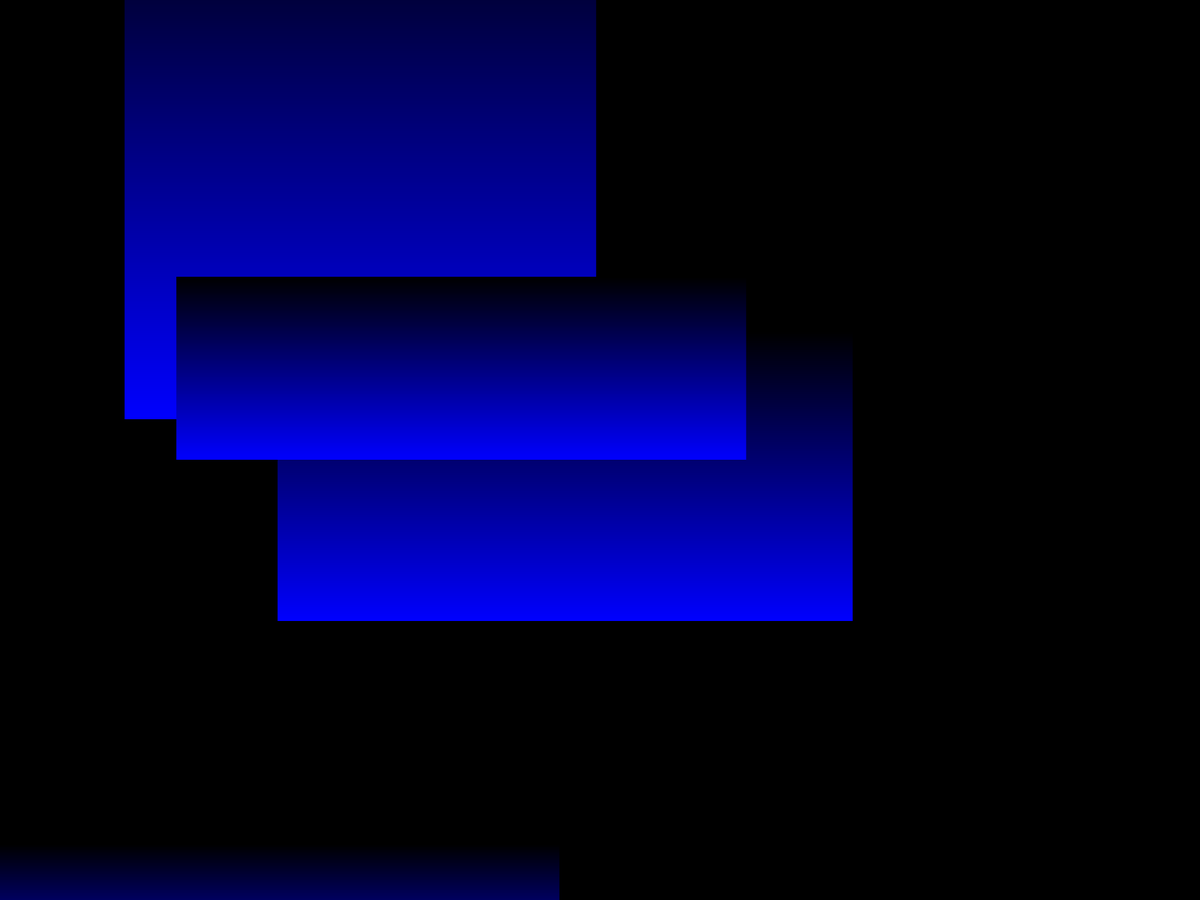
Frame 1 (no input)
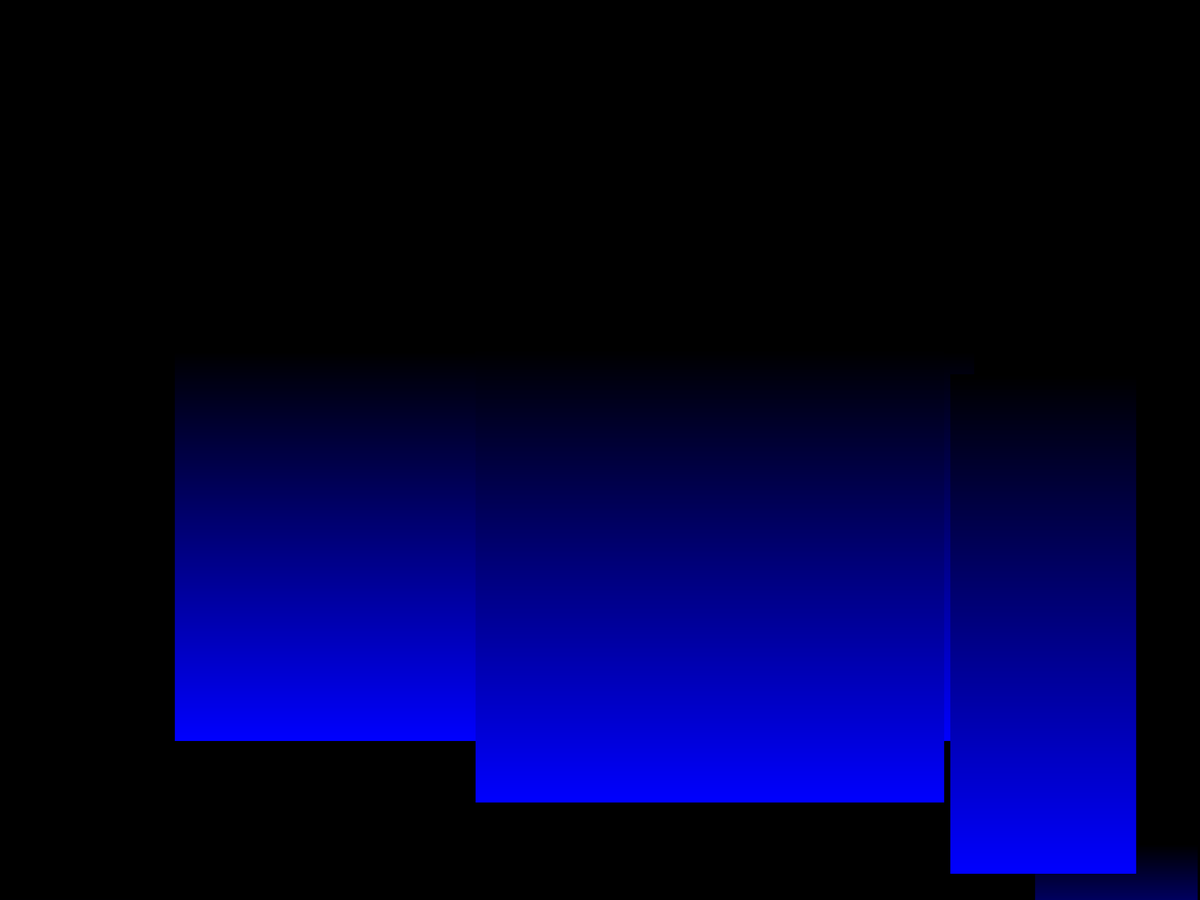
Frame 60 (the mouse pressed at the canvas centre just before this capture)
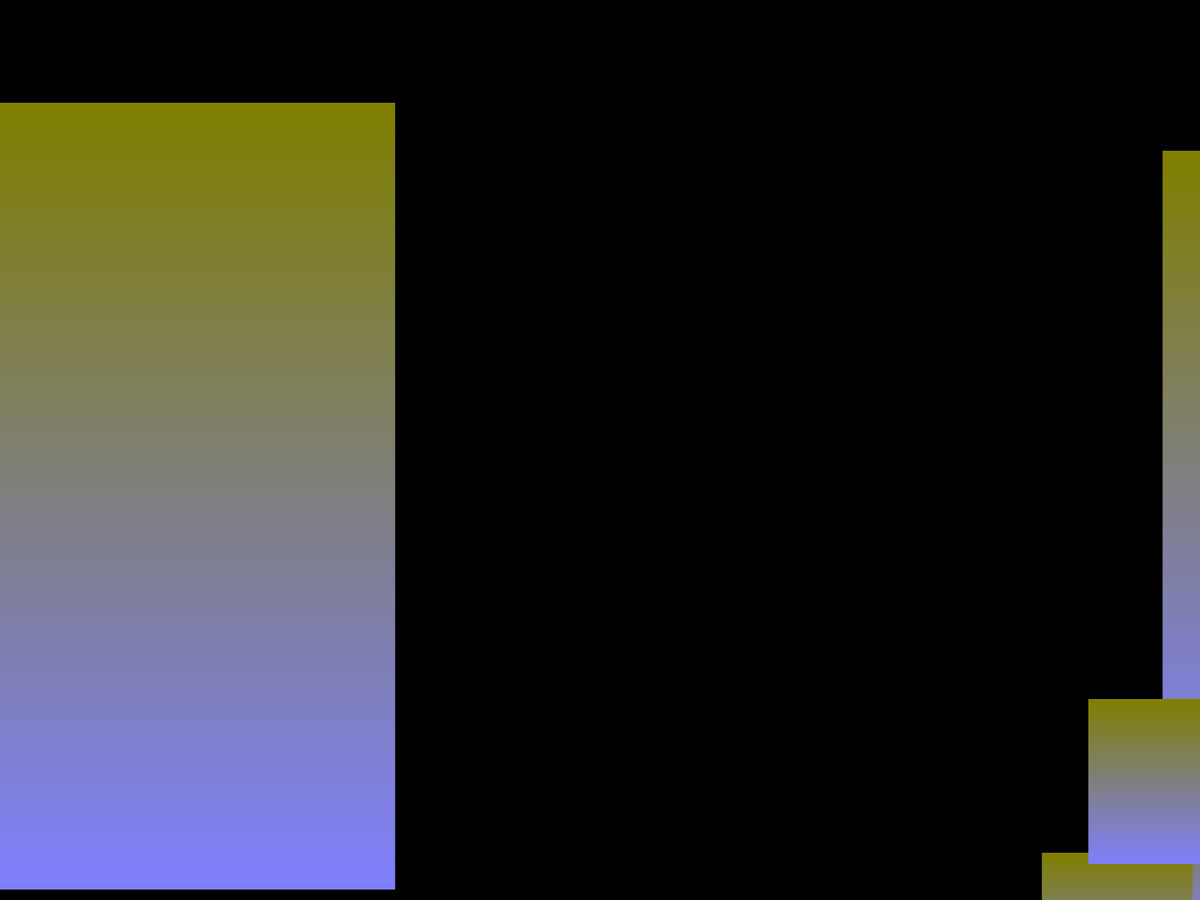
Frame 120 (the mouse held since frame 60 and released just before this capture)

The Processing sketch that drew these frames (run headless with seeded random() and noise(); from frame 60 on, the mouse is pressed at the canvas centre):

// Processing sketch: random_rect
// ── random_rect.pde
int hue, x, y, w, h;
int s = 200;
int num = 5;
void setup() {
  fullScreen();
  //size(600, 600);
  colorMode(RGB);
  rectMode(CENTER);
  frameRate(10);
}

void draw() {
  background(0);

  for (int n = 0; n < num; n++){
    randomize();
    for (int i = y; i < h; i++) {
      stroke(map(mouseY,0,height,0,255), map(mouseX,0,width,0,255), map(i, y, h, 0, 255));
      line(x, i, w, i);
    }
  }
}

void randomize() {
  hue = int(random(255));
  x   = int(random(-s, width));
  y   = int(random(-s, height));
  w   = int(random(x+s, width));
  h   = int(random(y+s, height));
}
